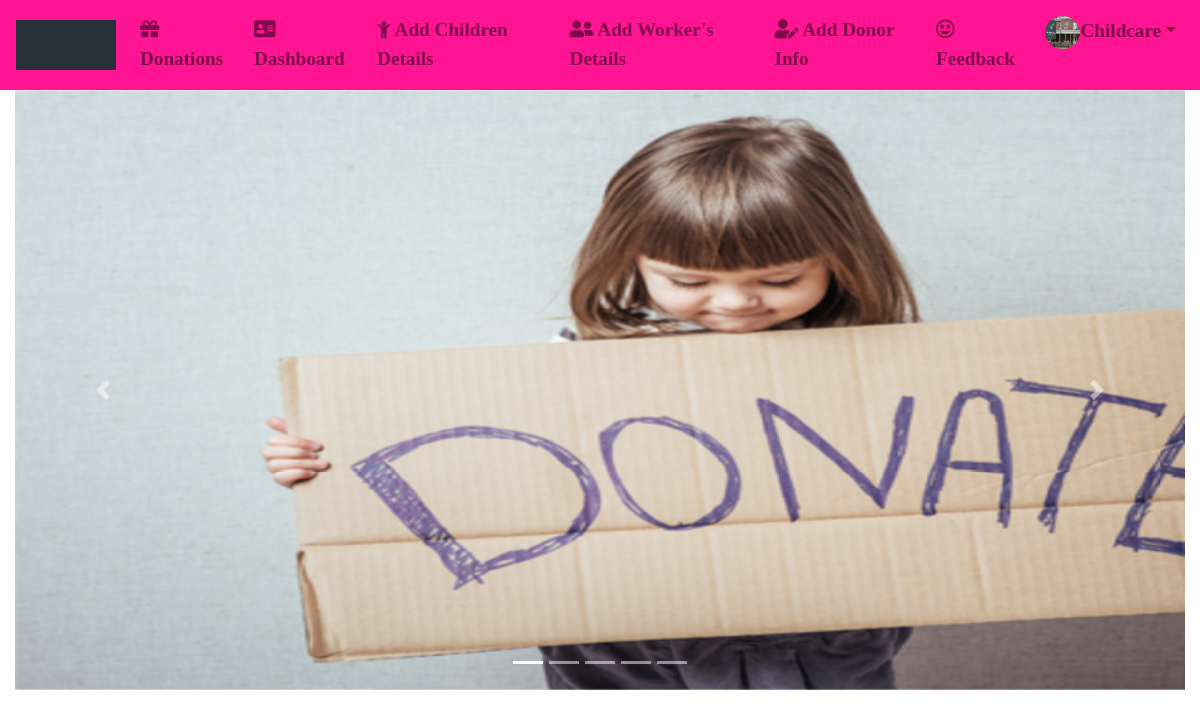
Page /car/ (signed in) on the committed database.
### App/models.py (models this page shows)
class User(AbstractUser):
	img= models.ImageField(upload_to='Profiles/',default="profile.png")
	dob=models.DateField(null=True,blank=True)
	g=[('Male','Male'),('Female','Female')]
	gender=models.CharField(max_length=10,choices=g,null=True,blank=True)
	ph_no=models.CharField(max_length=10)
	pan_no=models.CharField(max_length=10,null=True,blank=True)
	address=models.CharField(max_length=100)
	postal_code=models.CharField(max_length=7)
	city=models.CharField(max_length=20)
	state=models.CharField(max_length=20,default='Andhra Pradesh')
	country=models.CharField(max_length=20,default='India')
	idgen = models.TextField(blank=True)
	p=[(1,'Donor'),(2,'Organisation'),(3,'Guest')]
	role=models.IntegerField(choices=p,default=3)

### App/views.py (the view)
# urls.py: path('car/',views.carosel,name="cr"),
def carosel(request):
	return render(request,'html/carosel.html')

### App/templates/html/carosel.html (shortened to what this page needs)
{% extends 'html/base.html' %}
{% load static %}
{% block content %}
<div class="container-fluid">
  <div id="demo" class="carousel slide" data-ride="carousel">
  <ul class="carousel-indicators">
    <li data-target="#demo" data-slide-to="0" class="active"></li>
    <li data-target="#demo" data-slide-to="1"></li>
    <li data-target="#demo" data-slide-to="2"></li>
    <li data-target="#demo" data-slide-to="3"></li>
    <li data-target="#demo" data-slide-to="4"></li>
  </ul>
  <div class="carousel-inner">
    <div class="carousel-item active">
      <img src="{% static 'images/child4.jpg' %}" style="width:1500px;height:600px" >
    </div>
  </div>
  <a class="carousel-control-prev" href="#demo" data-slide="prev">
    <span class="carousel-control-prev-icon"></span>
  </a>
  <a class="carousel-control-next" href="#demo" data-slide="next">
    <span class="carousel-control-next-icon"></span>
  </a>
</div>
</div>
{% endblock %}

### App/templates/html/navbar.html (shortened to what this page needs)
{% load static %}
<link rel="stylesheet" href="https://use.fontawesome.com/releases/v5.7.0/css/all.css">
<link rel="stylesheet" href="https://cdnjs.cloudflare.com/ajax/libs/font-awesome/4.7.0/css/font-awesome.min.css">
<nav class="navbar navbar-expand-md navbar-light" style="background-color:#FF1493;">
  <a class="navbar-brand" href="{% url 'hm' %}"> <img src="{% static 'images/gif.gif' %}" alt="logo" style="width:100px;height:50px">
</a>
  <div style="font-family:Garamond;font-weight:bold;font-size: 120%;">
  <div class="collapse navbar-collapse" id="collapsibleNavbar">
    <ul class="navbar-nav">
      {% if not user.is_authenticated %}
      <li class="nav-item">
        <a class="nav-link" href="{% url 'cr' %}"><i class="fas fa-home"></i> Home</a>
      </li>
      <li class="nav-item">
        <a class="nav-link" href="{% url 'rg' %}"><i class='fas fa-user-plus'></i> Register Here</a>
      </li>
      <li class="nav-item">
        <a class="nav-link" href="{% url 'lg' %}"><i class="fas fa-address-card"></i> Login</a>
      </li>
{% elif user.role == 2 %}
      <li class="nav-item">
        <a class="nav-link" href="{% url 'vi' %}"><i class='fas fa-gift'></i> Donations</a>
      </li>
      <li class="nav-item">
        <a class="nav-link" href="{% url 'dash' %}"><i class='fas fa-address-card'></i> Dashboard</a>
      </li>
      <li class="nav-item">
        <a class="nav-link" href="{% url 'ci' %}"><i class="fa fa-child"></i> Add Children Details</a>
      </li>
      <li class="nav-item">
        <a class="nav-link" href="{% url 'wi' %}"><i class='fas fa-user-friends'></i> Add Worker's Details</a>
      </li>
      <li class="nav-item">
        <a class="nav-link" href="{% url 'di' %}"><i class='fas fa-user-edit'></i> Add Donor Info</a>
      </li>
      <li class="nav-item">
      <a class="nav-link" href="{% url 'fb' %}"><i class='far fa-grin-stars'></i> Feedback</a>
      </li>
      <li class="dropdown">
       <a type="button" class="nav-link dropdown-toggle" data-toggle="dropdown"><img src="{{request.user.img.url}}" height="33px" width="35px" class="rounded-circle" />{{user.username}}</a>
</li>
      {% endif %}
  </ul>
  </div>
  </div>
</nav>

### rows in the picture
User: user.img (picture), username "Childcare"
